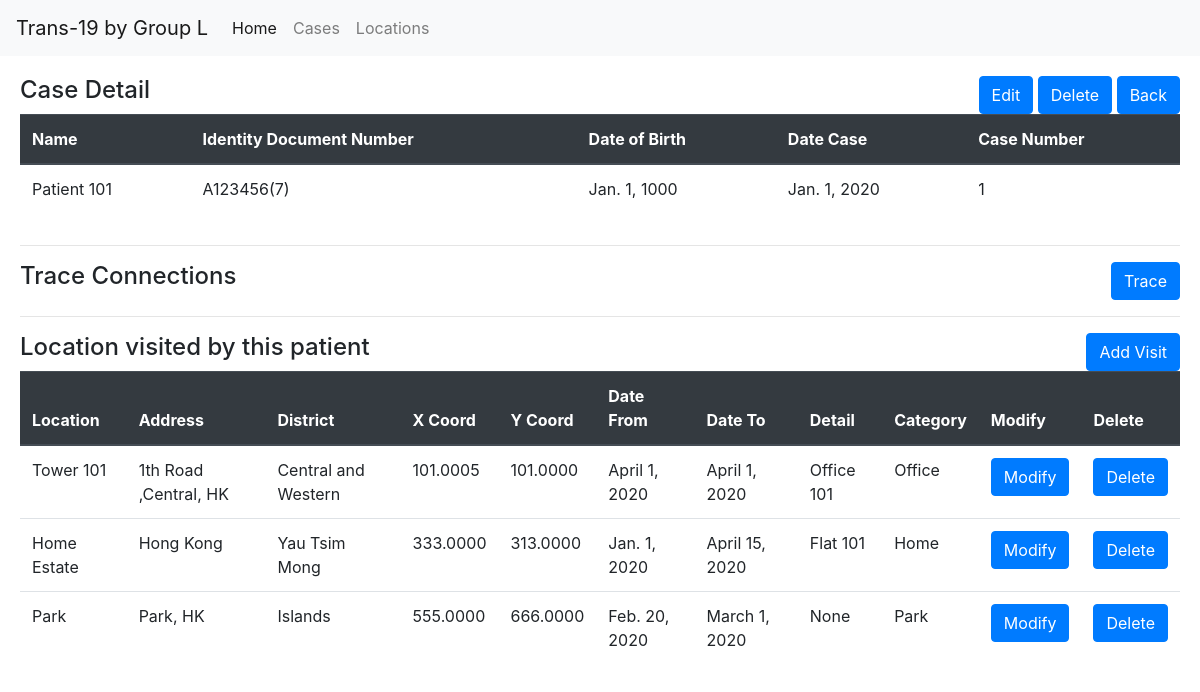
Screenshot of /case/1/ (signed in) with the database file from the repository.
### record/models.py (models this page shows, shortened)
class CaseRecord(models.Model):
	name				= models.CharField(max_length=255)
	id_number 			= models.CharField(max_length=20,unique=True)
	date_of_birth 		= models.DateField()
	date_of_comfirmed	= models.DateField()
	case_number			= models.PositiveIntegerField(unique=True)
	def get_absolute_url(self):
		return f"/case/{self.pk}"
	def get_edit_url(self):
		return f"{self.get_absolute_url()}/modify"
	def get_delete_url(self):
		return f"{self.get_absolute_url()}/delete"

class VisitRecord(models.Model):
	case 			= models.ForeignKey(CaseRecord, on_delete=models.CASCADE)
	location		= models.ForeignKey(LocationRecord, on_delete=models.PROTECT)
	date_from		= models.DateField()
	date_to			= models.DateField()
	detail			= models.CharField(max_length=127, null=True, blank=True)
	category		= models.CharField(max_length=30)

class LocationRecord(models.Model):
	CENTRALANDWESTERN = 'Central and Western'
	EASTERN = 'Eastern'
	SOUTHERN = 'Southern'
	WANCHAI = 'Wan Chai'
	SHAMSHUIPO = 'Sham Shui Po'
	KOWLOONCITY = 'Kowloon City'
	KWUNTONG = 'Kwun Tong'
	WONGTAISIN = 'Wong Tai Sin'
	YAUTSIMMONG = 'Yau Tsim Mong'
	ISLANDS = 'Islands'
	KWAITSING = 'Kwai Tsing'
	NORTH = 'North'
	SAIKUNG = 'Sai Kung'
	SHATIN = 'Sha Tin'
	TAIPO = 'Tai Po'
	TSUENWAN = 'Tsuen Wan'
	TUENMUN = 'Tuen Mun'
	YUENLONG = 'Yuen Long'
	DISTRICT_CHOICES = [
		(CENTRALANDWESTERN,'Central and Western'),
		(EASTERN,'Eastern'),
		(SOUTHERN,'Southern'),
		(WANCHAI,'Wan Chai'),
		(SHAMSHUIPO,'Sham Shui Po'),
		(KOWLOONCITY,'Kowloon City'),
		(KWUNTONG,'Kwun Tong'),
		(WONGTAISIN,'Wong Tai Sin'),
		(YAUTSIMMONG,'Yau Tsim Mong'),
		(ISLANDS,'Islands'),
		(KWAITSING,'Kwai Tsing'),
		(NORTH,'North'),
		(SAIKUNG,'Sai Kung'),
		(SHATIN,'Sha Tin'),
		(TAIPO,'Tai Po'),
		(TSUENWAN,'Tsuen Wan'),
		(TUENMUN,'Tuen Mun'),
		(YUENLONG,'Yuen Long'),
	]
	location		= models.CharField(max_length=127)
	address			= models.CharField(max_length=255, null=True, blank=True)
	district		= models.CharField(max_length=20, choices=DISTRICT_CHOICES, default=CENTRALANDWESTERN)
	x_coord			= models.DecimalField(max_digits=22, decimal_places=4, null=True)
	y_coord			= models.DecimalField(max_digits=22, decimal_places=4, null=True)

### record/case_views.py (the view)
# urls.py: path('<int:pkey>/',case_record_detail_view),
@login_required
def case_record_detail_view(request, pkey):
	obj_case = get_object_or_404(CaseRecord, pk=pkey)
	template_name = "case/detail.html"
	context = {'object_case': obj_case}
	return render(request, template_name, context)

### record/templates/case/detail.html (shortened to what this page needs)
{% extends "base.html" %}
{% block content %}
<div class="row">
	<div class="col-6">
		<h4 style="display:inline">Case Detail</h4>
	</div>
	<div class="col-6">
		<div class="text-right">
			<a href='{{ object_case.get_edit_url }}' class="btn btn-primary">Edit</a>
			<a href='{{ object_case.get_delete_url }}' class="btn btn-primary">Delete</a>
			<a class="btn btn-primary" href=".."> Back </a>
		</div>
	</div>
</div>
<div class='row'>
	<div class='col-12'>
		<table class="table">
			<thead class="thead-dark">
				<tr>
					<th>Name</th>
					<th>Identity Document Number</th>
					<th>Date of Birth</th>
					<th>Date Case</th>
					<th>Case Number</th>
				</tr>
			</thead>
			<tbody>
				<tr>
					<td>{{object_case.name}}</td>
					<td>{{object_case.id_number}}</td>
					<td>{{object_case.date_of_birth}}</td>
					<td>{{object_case.date_of_comfirmed}}</td>
					<td>{{object_case.case_number}}</td>
				</tr>
			</tbody>
		</table>
	</div>
</div>
<hr>
<div class="row">
	<div class='col-6'>
		<h4 style="display:inline">Trace Connections</h4>
	</div>
	<div class="col-6">
		<div class="text-right">
			<a href="trace" class="btn btn-primary">Trace</a>
		</div>
	</div>
</div>
<hr>
<div class="row">
	<div class='col-6'>
		<h4 style="display:inline">Location visited by this patient</h4>
	</div>
	<div class="col-6">
		<div class="text-right">
			<a href="visit/add/" class="btn btn-primary">Add Visit</a>
		</div>
	</div>
</div>
<div class="row">
	<div class='col-12'>
		<table class="table">
			<thead class="thead-dark">
				<tr>
					<th>Location</th>
					<th>Address</th>
					<th>District</th>
					<th>X Coord</th>
					<th>Y Coord</th>
					<th>Date From</th>
					<th>Date To</th>
					<th>Detail</th>
					<th>Category</th>
					<th>Modify</th>
					<th>Delete</th>
				</tr>
			</thead>
			<tbody>
				{% for visit in object_case.visitrecord_set.all %}
				<tr>
					<td>{{ visit.location.location }}</td>
					<td>{{ visit.location.address }}</td>
					<td>{{ visit.location.district }}</td>
					<td>{{ visit.location.x_coord }}</td>
					<td>{{ visit.location.y_coord }}</td>
					<td>{{ visit.date_from }}</td>
					<td>{{ visit.date_to }}</td>
					<td>{{ visit.detail }}</td>
					<td>{{ visit.category }}</td>
					<td><a class="btn btn-primary" href="visit/{{ visit.pk }}/modify" style=>Modify</a></td>
					<td><a class="btn btn-primary" href="visit/{{ visit.pk }}/delete" style=>Delete</a></td>
				</tr>
				{% endfor %}
			</tbody>
		</table>
	</div>
</div>
{% endblock %}

### rows the page displays
CaseRecord: name "Patient 101", id_number "A123456(7)", date_of_birth "Jan. 1, 1000", date_of_comfirmed "Jan. 1, 2020", case_number "1"
VisitRecord: location.location "Tower 101", location.address "1th Road ,Central, HK", location.district "Central and Western", location.x_coord "101.0005", location.y_coord "101.0000", date_from "April 1, 2020", date_to "April 1, 2020", detail "Office 101", category "Office"
VisitRecord: location.location "Home Estate", location.address "Hong Kong", location.district "Yau Tsim Mong", location.x_coord "333.0000", location.y_coord "313.0000", date_from "Jan. 1, 2020", date_to "April 15, 2020", detail "Flat 101", category "Home"
VisitRecord: location.location "Park", location.address "Park, HK", location.district "Islands", location.x_coord "555.0000", location.y_coord "666.0000", date_from "Feb. 20, 2020", date_to "March 1, 2020", detail "None", category "Park"
